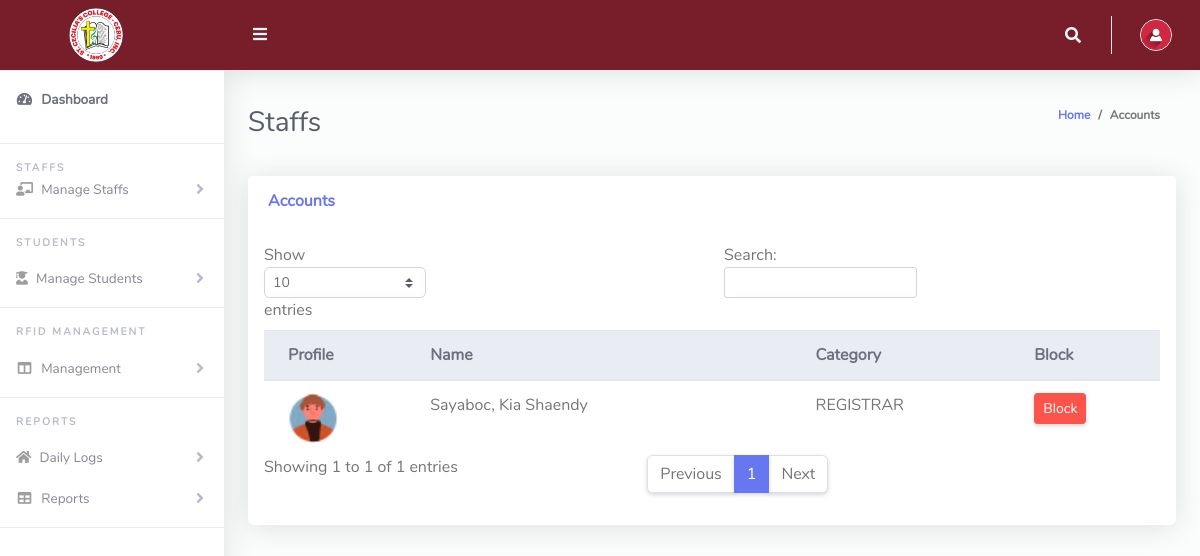
/rfid2/Admin/users.php, run on the app's committed database.
### tables this page shows
CREATE TABLE `registaff` (
  `stid` int(10) NOT NULL,
  `did` int(10) NOT NULL,
  `cid` int(10) NOT NULL,
  `image` varchar(255) NOT NULL
);

CREATE TABLE `information` (
  `did` int(100) NOT NULL,
  `schoolid` varchar(20) NOT NULL,
  `name` varchar(100) NOT NULL,
  `department` varchar(100) NOT NULL,
  `category` enum('student','staff','','') NOT NULL
);

### rfid2/Admin/users.php (the view, shortened to what this page needs)
<?php
include '../Includes/dbcon.php';
$sql = "
    SELECT
        r.stid,
        r.image,
        i.name,
        a.category
    FROM
        registaff r
    JOIN
        information i ON r.did = i.did
    LEFT JOIN
        admin a ON r.stid = a.stid
    WHERE
        a.stid IS NOT NULL";
$result = mysqli_query($conn, $sql);
?>
<!DOCTYPE html>
<html lang="en">
<head>
  <link href="../vendor/fontawesome-free/css/all.min.css" rel="stylesheet" type="text/css">
  <link href="../vendor/bootstrap/css/bootstrap.min.css" rel="stylesheet" type="text/css">
  <link href="css/ruang-admin.min.css" rel="stylesheet">
</head>
<body id="page-top">
  <div id="wrapper">
    <?php include "Includes/sidebar.php"; ?>
    <div id="content-wrapper" class="d-flex flex-column">
      <div id="content">
        <?php include "Includes/topbar.php"; ?>
        <div class="container-fluid" id="container-wrapper">
          <div class="d-sm-flex align-items-center justify-content-between mb-4">
            <h1 class="h3 mb-0 text-gray-800">Staffs</h1>
            <ol class="breadcrumb">
              <li class="breadcrumb-item"><a href="./">Home</a></li>
              <li class="breadcrumb-item active" aria-current="page">Accounts</li>
            </ol>
          </div>
          <div class="row">
            <div class="col-lg-12">
              <div class="card mb-4">
                <div class="card-header py-3 d-flex flex-row align-items-center justify-content-between">
                  <h6 class="m-0 font-weight-bold text-primary">Accounts</h6>
                </div>
                <div class="table-responsive p-3" style="max-height: 600px; overflow-y: auto;">
                  <table class="table align-items-center table-flush table-hover" id="dataTableHover">
                    <thead class="thead-light">
                      <tr>
                        <th>Profile</th>
                        <th>Name</th>
                        <th>Category</th>
                        <th>Block</th>
                      </tr>
                    </thead>
                    <tbody>
                    <?php if (mysqli_num_rows($result) > 0) {
                                            while($row = mysqli_fetch_assoc($result)) {
                                              echo "<tr onclick=\"showStudentModal(
                                                '{$row['image']}',
                                                '{$row['name']}',
                                                '{$row['category']}'
                                            )\">";
                                                echo "<td><img src='" . $row['image'] . "' alt='ID Picture' style='width: 50px; height: auto;'></td>";
                                                echo "<td>" . $row['name'] . "</td>";
                                                echo "<td>" . $row['category'] . "</td>";
                                                echo "<td><a href='block_staff.php?stid=" . $row['stid'] . "' class='btn btn-danger btn-sm'>Block</a></td>";
                                                echo "</tr>";
                                            }
                                        } else {
                                            echo "<tr><td colspan='8' class='text-center'>No registered staffs found.</td></tr>";
                                        } ?>
                    </tbody>
                  </table>
                </div>
              </div>
            </div>
          </div>
        </div>
      </div>
    </div>
  </div>
</body>
</html>

### data on the page
registaff: image (picture), did.name "Sayaboc, Kia Shaendy", admin.category "REGISTRAR"
